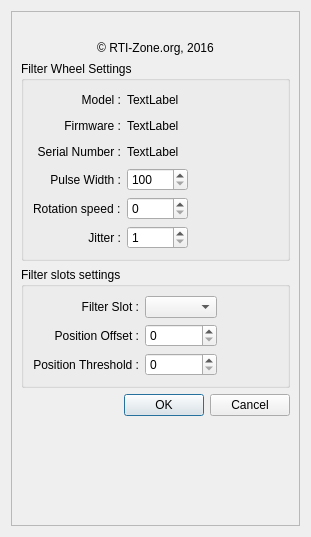
<?xml version="1.0" encoding="UTF-8"?>
<ui version="4.0">
 <class>X2Camera</class>
 <widget class="QDialog" name="X2Camera">
  <property name="geometry">
   <rect>
    <x>0</x>
    <y>0</y>
    <width>311</width>
    <height>537</height>
   </rect>
  </property>
  <property name="windowTitle">
   <string>X2 Filter Wheel User Interface Example</string>
  </property>
  <layout class="QVBoxLayout" name="verticalLayout_6">
   <item>
    <widget class="X2Form" name="X2Form">
     <property name="frameShape">
      <enum>QFrame::StyledPanel</enum>
     </property>
     <property name="frameShadow">
      <enum>QFrame::Raised</enum>
     </property>
     <layout class="QFormLayout" name="formLayout">
      <property name="fieldGrowthPolicy">
       <enum>QFormLayout::FieldsStayAtSizeHint</enum>
      </property>
      <item row="0" column="0" colspan="2">
       <layout class="QVBoxLayout" name="verticalLayout">
        <property name="rightMargin">
         <number>0</number>
        </property>
        <property name="bottomMargin">
         <number>0</number>
        </property>
        <item>
         <widget class="QLabel" name="label_logo">
          <property name="text">
           <string/>
          </property>
          <property name="pixmap">
           <pixmap>Xagyl.png</pixmap>
          </property>
          <property name="alignment">
           <set>Qt::AlignCenter</set>
          </property>
          <property name="X2_PhotoFileName" stdset="0">
           <string>Xagyl.png</string>
          </property>
         </widget>
        </item>
        <item>
         <widget class="QLabel" name="label_2">
          <property name="text">
           <string>© RTI-Zone.org, 2016</string>
          </property>
          <property name="alignment">
           <set>Qt::AlignCenter</set>
          </property>
         </widget>
        </item>
       </layout>
      </item>
      <item row="1" column="0" colspan="2">
       <widget class="QGroupBox" name="groupBox_2">
        <property name="minimumSize">
         <size>
          <width>100</width>
          <height>100</height>
         </size>
        </property>
        <property name="title">
         <string>Filter Wheel Settings</string>
        </property>
        <layout class="QGridLayout" name="gridLayout_3">
         <item row="3" column="1">
          <widget class="QSpinBox" name="spinBox">
           <property name="minimum">
            <number>100</number>
           </property>
           <property name="maximum">
            <number>10000</number>
           </property>
           <property name="singleStep">
            <number>100</number>
           </property>
          </widget>
         </item>
         <item row="3" column="2">
          <spacer name="horizontalSpacer_3">
           <property name="orientation">
            <enum>Qt::Horizontal</enum>
           </property>
           <property name="sizeHint" stdset="0">
            <size>
             <width>40</width>
             <height>20</height>
            </size>
           </property>
          </spacer>
         </item>
         <item row="2" column="1">
          <widget class="QLabel" name="label_9">
           <property name="text">
            <string>TextLabel</string>
           </property>
          </widget>
         </item>
         <item row="0" column="0">
          <widget class="QLabel" name="label_4">
           <property name="layoutDirection">
            <enum>Qt::LeftToRight</enum>
           </property>
           <property name="text">
            <string>Model :</string>
           </property>
           <property name="alignment">
            <set>Qt::AlignRight|Qt::AlignTrailing|Qt::AlignVCenter</set>
           </property>
          </widget>
         </item>
         <item row="0" column="2">
          <spacer name="horizontalSpacer_5">
           <property name="orientation">
            <enum>Qt::Horizontal</enum>
           </property>
           <property name="sizeHint" stdset="0">
            <size>
             <width>40</width>
             <height>20</height>
            </size>
           </property>
          </spacer>
         </item>
         <item row="3" column="0">
          <widget class="QLabel" name="label_3">
           <property name="text">
            <string>Pulse Width :</string>
           </property>
           <property name="alignment">
            <set>Qt::AlignRight|Qt::AlignTrailing|Qt::AlignVCenter</set>
           </property>
          </widget>
         </item>
         <item row="0" column="1">
          <widget class="QLabel" name="label_5">
           <property name="text">
            <string>TextLabel</string>
           </property>
          </widget>
         </item>
         <item row="4" column="2">
          <spacer name="horizontalSpacer_8">
           <property name="orientation">
            <enum>Qt::Horizontal</enum>
           </property>
           <property name="sizeHint" stdset="0">
            <size>
             <width>40</width>
             <height>20</height>
            </size>
           </property>
          </spacer>
         </item>
         <item row="1" column="0">
          <widget class="QLabel" name="label_6">
           <property name="text">
            <string>Firmware :</string>
           </property>
           <property name="alignment">
            <set>Qt::AlignRight|Qt::AlignTrailing|Qt::AlignVCenter</set>
           </property>
          </widget>
         </item>
         <item row="1" column="2">
          <spacer name="horizontalSpacer_6">
           <property name="orientation">
            <enum>Qt::Horizontal</enum>
           </property>
           <property name="sizeHint" stdset="0">
            <size>
             <width>40</width>
             <height>20</height>
            </size>
           </property>
          </spacer>
         </item>
         <item row="2" column="0">
          <widget class="QLabel" name="label_8">
           <property name="text">
            <string>Serial Number :</string>
           </property>
           <property name="alignment">
            <set>Qt::AlignRight|Qt::AlignTrailing|Qt::AlignVCenter</set>
           </property>
          </widget>
         </item>
         <item row="4" column="0">
          <widget class="QLabel" name="label_10">
           <property name="text">
            <string>Rotation speed :</string>
           </property>
          </widget>
         </item>
         <item row="4" column="1">
          <widget class="QSpinBox" name="spinBox_2">
           <property name="maximum">
            <number>100</number>
           </property>
           <property name="singleStep">
            <number>10</number>
           </property>
          </widget>
         </item>
         <item row="1" column="1">
          <widget class="QLabel" name="label_7">
           <property name="text">
            <string>TextLabel</string>
           </property>
          </widget>
         </item>
         <item row="2" column="2">
          <spacer name="horizontalSpacer_7">
           <property name="orientation">
            <enum>Qt::Horizontal</enum>
           </property>
           <property name="sizeHint" stdset="0">
            <size>
             <width>40</width>
             <height>20</height>
            </size>
           </property>
          </spacer>
         </item>
         <item row="5" column="0">
          <widget class="QLabel" name="label_11">
           <property name="text">
            <string>Jitter :</string>
           </property>
           <property name="alignment">
            <set>Qt::AlignRight|Qt::AlignTrailing|Qt::AlignVCenter</set>
           </property>
          </widget>
         </item>
         <item row="5" column="1">
          <widget class="QSpinBox" name="spinBox_3">
           <property name="minimum">
            <number>1</number>
           </property>
           <property name="maximum">
            <number>10</number>
           </property>
          </widget>
         </item>
         <item row="5" column="2">
          <spacer name="horizontalSpacer_9">
           <property name="orientation">
            <enum>Qt::Horizontal</enum>
           </property>
           <property name="sizeHint" stdset="0">
            <size>
             <width>40</width>
             <height>20</height>
            </size>
           </property>
          </spacer>
         </item>
        </layout>
       </widget>
      </item>
      <item row="2" column="0" colspan="2">
       <widget class="QGroupBox" name="groupBox">
        <property name="minimumSize">
         <size>
          <width>0</width>
          <height>100</height>
         </size>
        </property>
        <property name="title">
         <string>Filter slots settings</string>
        </property>
        <layout class="QGridLayout" name="gridLayout_2">
         <item row="1" column="3">
          <spacer name="horizontalSpacer_10">
           <property name="orientation">
            <enum>Qt::Horizontal</enum>
           </property>
           <property name="sizeHint" stdset="0">
            <size>
             <width>40</width>
             <height>20</height>
            </size>
           </property>
          </spacer>
         </item>
         <item row="0" column="0">
          <widget class="QLabel" name="label">
           <property name="text">
            <string>Filter Slot :</string>
           </property>
           <property name="alignment">
            <set>Qt::AlignRight|Qt::AlignTrailing|Qt::AlignVCenter</set>
           </property>
          </widget>
         </item>
         <item row="0" column="1">
          <widget class="QComboBox" name="comboBox"/>
         </item>
         <item row="1" column="0">
          <widget class="QLabel" name="label_12">
           <property name="text">
            <string>Position Offset :</string>
           </property>
           <property name="alignment">
            <set>Qt::AlignRight|Qt::AlignTrailing|Qt::AlignVCenter</set>
           </property>
          </widget>
         </item>
         <item row="1" column="1">
          <widget class="QSpinBox" name="spinBox_4">
           <property name="minimum">
            <number>0</number>
           </property>
           <property name="maximum">
            <number>99</number>
           </property>
          </widget>
         </item>
         <item row="0" column="3">
          <spacer name="horizontalSpacer_4">
           <property name="orientation">
            <enum>Qt::Horizontal</enum>
           </property>
           <property name="sizeHint" stdset="0">
            <size>
             <width>40</width>
             <height>20</height>
            </size>
           </property>
          </spacer>
         </item>
         <item row="2" column="0">
          <widget class="QLabel" name="label_13">
           <property name="text">
            <string>Position Threshold :</string>
           </property>
           <property name="alignment">
            <set>Qt::AlignRight|Qt::AlignTrailing|Qt::AlignVCenter</set>
           </property>
          </widget>
         </item>
         <item row="2" column="1">
          <widget class="QSpinBox" name="spinBox_5"/>
         </item>
         <item row="2" column="3">
          <spacer name="horizontalSpacer_11">
           <property name="orientation">
            <enum>Qt::Horizontal</enum>
           </property>
           <property name="sizeHint" stdset="0">
            <size>
             <width>40</width>
             <height>20</height>
            </size>
           </property>
          </spacer>
         </item>
        </layout>
       </widget>
      </item>
      <item row="3" column="0" colspan="2">
       <layout class="QHBoxLayout" name="horizontalLayout_3">
        <item>
         <spacer name="horizontalSpacer">
          <property name="orientation">
           <enum>Qt::Horizontal</enum>
          </property>
          <property name="sizeHint" stdset="0">
           <size>
            <width>40</width>
            <height>20</height>
           </size>
          </property>
         </spacer>
        </item>
        <item>
         <widget class="QPushButton" name="pushButtonOK">
          <property name="text">
           <string>OK</string>
          </property>
         </widget>
        </item>
        <item>
         <widget class="QPushButton" name="pushButtonCancel">
          <property name="text">
           <string>Cancel</string>
          </property>
         </widget>
        </item>
       </layout>
      </item>
     </layout>
    </widget>
   </item>
  </layout>
 </widget>
 <customwidgets>
  <customwidget>
   <class>X2Form</class>
   <extends>QFrame</extends>
   <header>x2form.h</header>
   <container>1</container>
  </customwidget>
 </customwidgets>
 <resources/>
 <connections/>
</ui>
